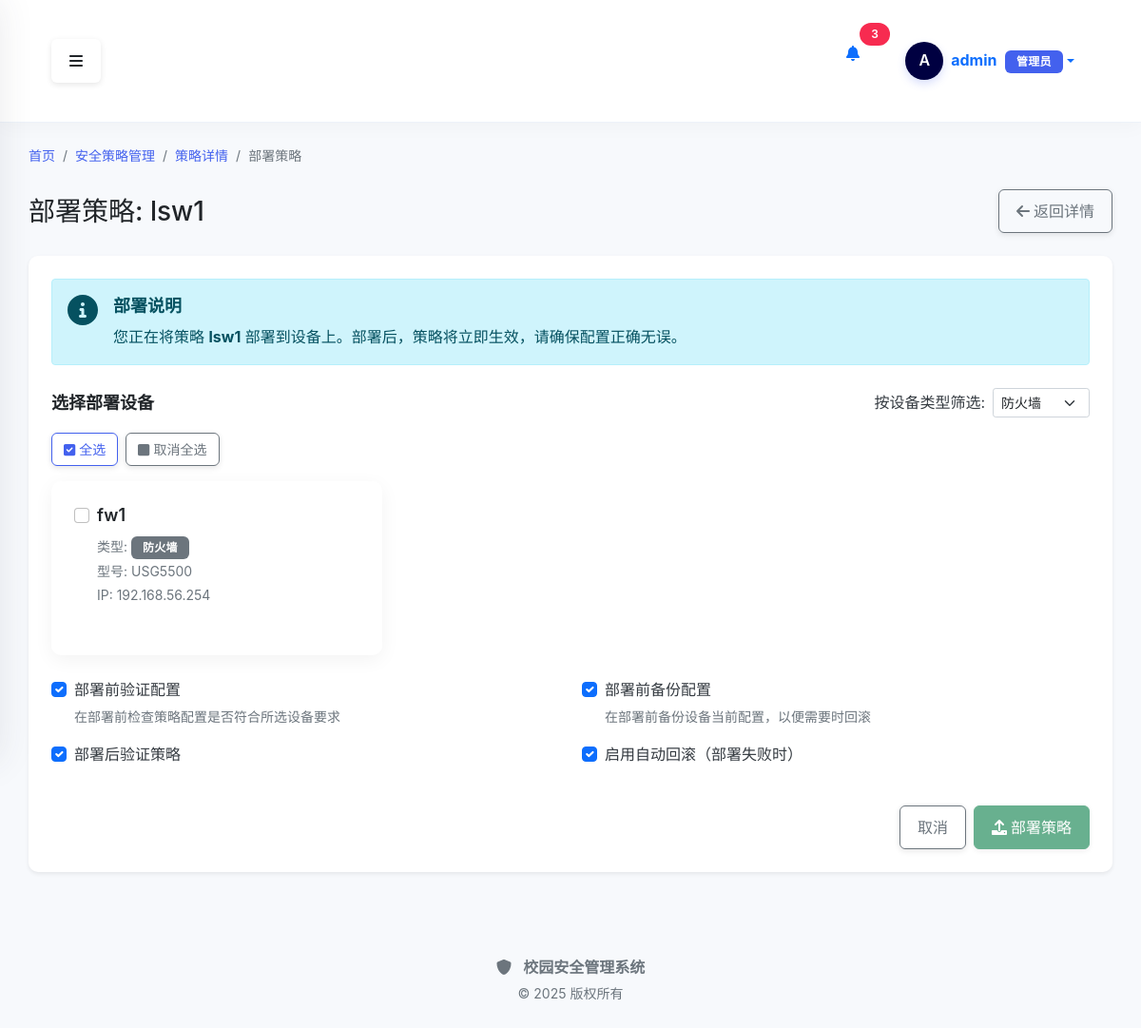
Screenshot of /policy/deploy/1 (signed in) with the database file from the repository.
### src/core/models.py (models this page shows, shortened)
class User(UserMixin, db.Model):
    __tablename__ = 'users'
    id = db.Column(db.Integer, primary_key=True)
    username = db.Column(db.String(64), unique=True, index=True, nullable=False)
    email = db.Column(db.String(120), unique=True, index=True, nullable=False)
    password_hash = db.Column(db.String(128), nullable=False)
    role_id = db.Column(db.Integer, db.ForeignKey('roles.id'))
    is_active = db.Column(db.Boolean, default=True)
    created_at = db.Column(db.DateTime, default=datetime.utcnow)
    updated_at = db.Column(db.DateTime, default=datetime.utcnow, onupdate=datetime.utcnow)
    role = db.relationship('Role', backref='users')
    @property
    def password(self):
        """密码不可读取"""
        raise AttributeError('密码不可读取')

### src/modules/policy/models/policy.py (models this page shows, shortened)
class Policy(db.Model):
    __tablename__ = 'policy'
    id = Column(Integer, primary_key=True)
    name = Column(String(64), nullable=False)
    type = Column(String(32), nullable=False)
    description = Column(Text)
    config = Column(JSON, nullable=False)
    status = Column(String(16), nullable=False, default='draft')
    created_by = Column(Integer, ForeignKey('users.id'), nullable=False)
    created_at = Column(DateTime, nullable=False, default=datetime.utcnow)
    updated_at = Column(DateTime, nullable=False, default=datetime.utcnow, onupdate=datetime.utcnow)
    creator = relationship('User', backref='policies', lazy='select')
    deployments = relationship('PolicyDeployment', backref='policy', cascade='all, delete-orphan')
    audit_logs = relationship('PolicyAuditLog', backref='policy')
    alerts = relationship('PolicyAlert', backref='policy')

### src/models/device.py (models this page shows, shortened)
class Device(BaseModel):
    __tablename__ = 'devices'
    __table_args__ = {'extend_existing': True}  # 确保可以扩展现有表
    id = db.Column(db.Integer, primary_key=True)
    name = db.Column(db.String(100), nullable=False)
    ip_address = db.Column(db.String(20), nullable=False)
    type_id = db.Column(db.Integer, db.ForeignKey('device_types.id'))
    location = db.Column(db.String(100))
    status = db.Column(db.String(20), default='正常')
    serial_number = db.Column(db.String(50), nullable=True)
    firmware_version = db.Column(db.String(50), nullable=True)
    device_code = db.Column(db.String(50), nullable=True, unique=True)
    mac_address = db.Column(db.String(20), nullable=True)
    manufacturer = db.Column(db.String(100), nullable=True)
    model = db.Column(db.String(100), nullable=True)
    purchase_date = db.Column(db.Date, nullable=True)
    warranty_period = db.Column(db.Integer, nullable=True)  # 保修期（月）
    notes = db.Column(db.Text, nullable=True)
    username = db.Column(db.String(50), default='admin', nullable=True)
    password = db.Column(db.String(100), default='admin123', nullable=True)
    port = db.Column(db.Integer, default=22, nullable=True)
    connection_protocol = db.Column(db.String(20), default='ssh', nullable=True)  # ssh, telnet, snmp

class DeviceType(BaseModel):
    __tablename__ = 'device_types'
    id = db.Column(db.Integer, primary_key=True)
    name = db.Column(db.String(50), nullable=False, unique=True)
    description = db.Column(db.String(200))
    devices = db.relationship('Device', backref='type', lazy=True)

### src/modules/policy/routes/policy_view_routes.py (the view, shortened to what this page needs)
@policy_view_bp.route('/deploy/<int:policy_id>', methods=['GET', 'POST'])
@login_required
def deploy(policy_id):
    policy_service = PolicyService()
    deploy_service = PolicyDeployService()
    success, policy = policy_service.get_policy(policy_id)
    if not success:
        flash('策略不存在', 'danger')
        return redirect(url_for('policy_view.index'))
    devices = get_all_devices()
    filtered_devices = []
    all_device_types = set()
    for device in devices:
        if device.type:
            all_device_types.add(device.type.name)
    if policy.type == 'ipsec' or policy.type == 'ipsec_firewall':
        primary_devices = [device for device in devices if device.type and device.type.name == '防火墙']
        other_devices = [device for device in devices if not device.type or device.type.name != '防火墙']
        filtered_devices = primary_devices + other_devices
        if not primary_devices:
            filtered_devices = devices
    else:
        filtered_devices = devices
    return render_template(
        'policy/deploy.html',
        title='部署策略',
        policy=policy,
        devices=filtered_devices,
        all_device_types=all_device_types
    )

### src/modules/policy/templates/policy/deploy.html (shortened to what this page needs)
{% extends "base.html" %}
{% block content %}
<div class="container-fluid">
    <nav aria-label="breadcrumb" class="mb-4">
        <ol class="breadcrumb">
            <li class="breadcrumb-item"><a href="{{ url_for('index') }}">首页</a></li>
            <li class="breadcrumb-item"><a href="{{ url_for('policy_view.index') }}">安全策略管理</a></li>
            <li class="breadcrumb-item"><a href="{{ url_for('policy_view.detail', policy_id=policy.id) }}">策略详情</a></li>
            <li class="breadcrumb-item active" aria-current="page">部署策略</li>
        </ol>
    </nav>
    <div class="d-flex justify-content-between align-items-center mb-4">
        <h1 class="h3 mb-0 text-gray-800">部署策略: {{ policy.name }}</h1>
        <div>
            <a href="{{ url_for('policy_view.detail', policy_id=policy.id) }}" class="btn btn-outline-secondary">
                <i class="fas fa-arrow-left me-1"></i>返回详情
            </a>
        </div>
    </div>
    <div class="card shadow-sm mb-4">
        <div class="card-body">
            <form id="deployForm" method="POST" action="{{ url_for('policy_view.deploy', policy_id=policy.id) }}">
                <div class="alert alert-info mb-4">
                    <div class="d-flex">
                        <div class="me-3">
                            <i class="fas fa-info-circle fa-2x"></i>
                        </div>
                        <div>
                            <h5 class="alert-heading">部署说明</h5>
                            <p class="mb-0">您正在将策略 <strong>{{ policy.name }}</strong> 部署到设备上。部署后，策略将立即生效，请确保配置正确无误。</p>
                        </div>
                    </div>
                </div>
                {% if devices %}
                <div class="d-flex justify-content-between align-items-center mb-3">
                    <h5 class="mb-0">选择部署设备</h5>
                    <div class="d-flex align-items-center">
                        <label class="me-2">按设备类型筛选:</label>
                        <select id="deviceTypeFilter" class="form-select form-select-sm" style="width: auto;">
                            <option value="防火墙" selected>防火墙</option>
                        </select>
                    </div>
                </div>
                <div class="d-flex mb-3">
                    <button type="button" class="btn btn-sm btn-outline-primary me-2" id="selectAllBtn">
                        <i class="fas fa-check-square me-1"></i>全选
                    </button>
                    <button type="button" class="btn btn-sm btn-outline-secondary" id="deselectAllBtn">
                        <i class="fas fa-square me-1"></i>取消全选
                    </button>
                </div>
                <div class="row">
                    {% for device in devices %}
                    <div class="col-md-4 mb-4 device-item" data-device-type="{{ device.type.name if device.type else '未知' }}">
                        <div class="card device-card h-100{% if device.id|string in deployed_device_ids %} deployed{% endif %}" data-device-id="{{ device.id }}">
                            <div class="card-body">
                                <div class="form-check">
                                    <input class="form-check-input device-checkbox" type="checkbox" name="device_ids" value="{{ device.id }}" id="device{{ device.id }}" {% if device.id|string in deployed_device_ids %}checked{% endif %}>
                                    <label class="form-check-label" for="device{{ device.id }}">
                                        <div class="d-flex justify-content-between align-items-center">
                                            <h5 class="card-title mb-0">{{ device.name }}</h5>
                                            <span class="device-status status-{{ device.status|lower }}"></span>
                                        </div>
                                        <p class="card-text text-muted mt-2">
                                            <small>类型: <span class="badge bg-secondary">{{ device.type.name if device.type else '未知' }}</span></small><br>
                                            <small>型号: {{ device.model }}</small><br>
                                            <small>IP: {{ device.ip_address }}</small>
                                        </p>
                                    </label>
                                </div>
                            </div>
                        </div>
                    </div>
                    {% endfor %}
                </div>
                <div class="row mb-4">
                    <div class="col-md-6">
                        <div class="form-check mb-3">
                            <input class="form-check-input" type="checkbox" value="1" id="verifyBeforeDeploy" name="verify_before_deploy" checked>
                            <label class="form-check-label" for="verifyBeforeDeploy">
                                部署前验证配置
                            </label>
                            <div class="form-text">在部署前检查策略配置是否符合所选设备要求</div>
                        </div>
                        <div class="form-check mb-3">
                            <input class="form-check-input" type="checkbox" id="verifyAfterDeploy" name="verify_after_deploy" checked>
                            <label class="form-check-label" for="verifyAfterDeploy">
                                部署后验证策略
                            </label>
                        </div>
                    </div>
                    <div class="col-md-6">
                        <div class="form-check mb-3">
                            <input class="form-check-input" type="checkbox" value="1" id="backupBeforeDeploy" name="backup_before_deploy" checked>
                            <label class="form-check-label" for="backupBeforeDeploy">
                                部署前备份配置
                            </label>
                            <div class="form-text">在部署前备份设备当前配置，以便需要时回滚</div>
                        </div>
                        <div class="form-check mb-3">
                            <input class="form-check-input" type="checkbox" id="enableRollback" name="enable_rollback" checked>
                            <label class="form-check-label" for="enableRollback">
                                启用自动回滚（部署失败时）
                            </label>
                        </div>
                    </div>
                </div>
                <div class="d-flex justify-content-end">
                    <button type="button" class="btn btn-outline-secondary me-2" id="cancelBtn">取消</button>
                    <button type="button" class="btn btn-success" id="confirmBtn" disabled>
                        <i class="fas fa-upload me-1"></i>部署策略
                    </button>
                </div>
                {% else %}
                <div class="alert alert-warning">
                    <i class="fas fa-exclamation-triangle me-2"></i>没有可用的设备，请先添加设备。
                </div>
                {% endif %}
            </form>
        </div>
    </div>
</div>
{% endblock %}

### src/templates/base.html (shortened to what this page needs)
<!DOCTYPE html>
<html lang="zh-CN">
<head>
    <link href="https://cdn.jsdelivr.net/npm/bootstrap@5.1.3/dist/css/bootstrap.min.css" rel="stylesheet">
    <link rel="stylesheet" href="https://cdnjs.cloudflare.com/ajax/libs/font-awesome/6.0.0/css/all.min.css">
    <link rel="stylesheet" href="{{ url_for('static', filename='css/style.css') }}?v={{ range(1, 10000) | random }}">
</head>
<body>
    <div class="d-flex" id="wrapper">
        <div id="page-content-wrapper">
            <nav class="navbar navbar-expand-lg navbar-light top-navbar">
                <div class="container-fluid">
                    <button class="btn" id="menu-toggle" aria-label="切换侧边栏">
                        <i class="fas fa-bars"></i>
                    </button>
                    <div class="d-flex ms-auto">
                        {% if current_user.is_authenticated %}
                        <div class="nav-item dropdown me-3">
                            <a class="nav-link position-relative" href="#" id="notificationsDropdown" role="button" data-bs-toggle="dropdown" aria-expanded="false">
                                <i class="fas fa-bell"></i>
                                <span class="position-absolute top-0 start-100 translate-middle badge rounded-pill bg-danger">
                                    3
                                </span>
                            </a>
                        </div>
                        <div class="nav-item dropdown user-dropdown">
                            <a class="nav-link dropdown-toggle d-flex align-items-center" href="#" id="navbarDropdown" role="button" data-bs-toggle="dropdown" aria-expanded="false">
                                <div class="user-avatar-container me-2">
                                    <div class="user-avatar-circle">
                                        <span class="avatar-text">{{ current_user.username[0]|upper }}</span>
                                    </div>
                                </div>
                                <div class="user-info d-none d-md-block">
                                    <span class="fw-bold">{{ current_user.username }}</span>
                                    <span class="badge bg-primary ms-1">{{ current_user.role or ('管理员' if current_user.is_admin else '用户') }}</span>
                                </div>
                            </a>
                        </div>
                        {% else %}
                        <div class="nav-item">
                            <a class="btn btn-primary btn-sm" href="{{ url_for('auth.login') }}">
                                <i class="fas fa-sign-in-alt me-1"></i>登录
                            </a>
                        </div>
                        {% endif %}
                    </div>
                </div>
            </nav>
            <div class="content-container">
                {% block content %}{% endblock %}
            </div>
            <footer class="footer mt-auto py-3">
                <div class="container-fluid text-center text-muted">
                    <div class="footer-brand mb-1">
                        <i class="fas fa-shield-alt me-2"></i>
                        <span class="fw-bold">校园安全管理系统</span>
                    </div>
                    <p class="small mb-0">© 2025 版权所有</p>
                </div>
            </footer>
        </div>
    </div>
</body>
</html>

### rows the page displays
User: username "A", username "admin", role+is_admin "管理员"
Policy: name "lsw1"
Device: name "fw1", type "防火墙", model "USG5500", ip_address "192.168.56.254"
